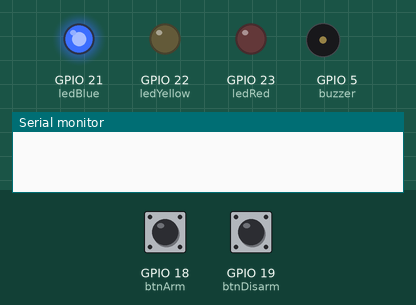
The sketch below on a simulated ESP32. On the bench: output pins drawn as LEDs (lit = HIGH), buzzer (waves = sounding, pin HIGH), the last lines printed to the serial monitor. Inputs (shaded band) come from the test bench; at power-on: GPIO 18 (btnArm) HIGH, GPIO 19 (btnDisarm) HIGH. WiFi joins after 1.5 s; servers stay silent unless stated.

Above: at 1.2 s.
1.3 s: GPIO 18 (btnArm) pulled LOW for 0.15 s
At 1.9 s:
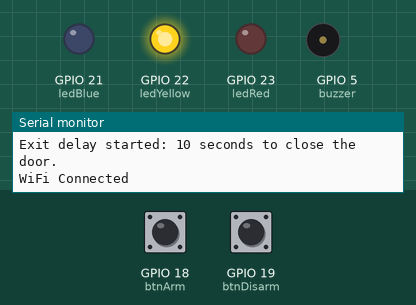
2.9 s: GPIO 19 (btnDisarm) pulled LOW for 0.15 s
At 4.1 s:
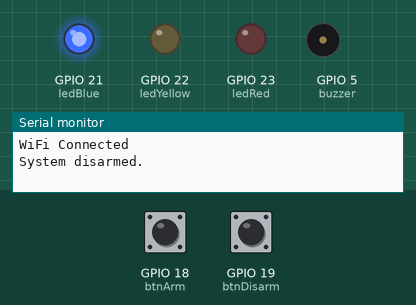
4.5 s: GPIO 18 (btnArm) pulled LOW for 1 s
At 5.5 s:
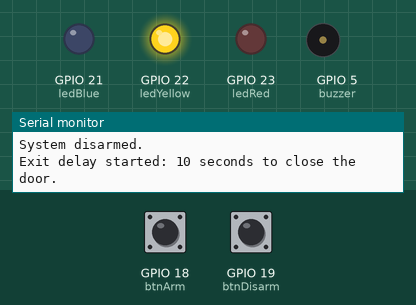
7.0 s: GPIO 19 (btnDisarm) pulled LOW for 1 s
At 7.4 s:
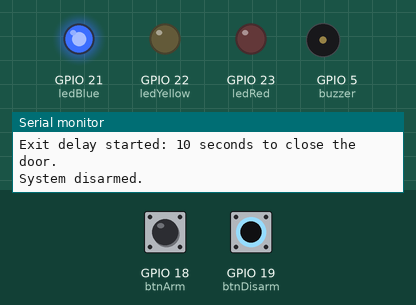
Timing chart, 0 to 10.0 s (numbered marks = the images above; inputs shaded):
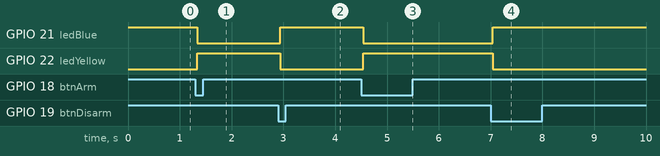

The sketch:

HouseSecurity.ino
```cpp
/*
 * HOUSE SECURITY SYSTEM — ESP32 + Telegram
 * Exit delay is intentionally 10 seconds so the user can close the door and leave.
 * Non-blocking state machine: DISARM works during the exit countdown.
 * Educational prototype; not a certified security system.
 */
#include <WiFi.h>
#include <WiFiClientSecure.h>
#include <UniversalTelegramBot.h>

const char* ssid = "YOUR_WIFI_SSID";
const char* password = "YOUR_WIFI_PASSWORD";
#define CHAT_ID "YOUR_CHAT_ID"
#define BOT_TOKEN "YOUR_BOT_TOKEN"

WiFiClientSecure client;
UniversalTelegramBot bot(BOT_TOKEN, client);

// Existing wiring preserved.
const int ledRed = 23;
const int ledYellow = 22;
const int ledBlue = 21;
const int btnArm = 18;
const int btnDisarm = 19;
const int reed = 4;
const int buzzer = 5;

const unsigned long EXIT_DELAY_MS = 10000UL;
const unsigned long DEBOUNCE_MS = 40UL;
const unsigned long WIFI_RETRY_MS = 10000UL;
const unsigned long TELEGRAM_RETRY_MS = 15000UL;

enum SecurityState { DISARMED, EXIT_DELAY, ARMED, ALARM_ACTIVE };
SecurityState state = DISARMED;
unsigned long exitStartedAt = 0;
unsigned long lastWiFiAttempt = 0;
unsigned long lastTelegramAttempt = 0;
bool alertDelivered = false;
bool wifiWasConnected = false;

// Buttons are active-LOW and configured with INPUT_PULLUP.
struct DebouncedButton {
  int pin;
  bool lastRaw;
  bool stable;
  unsigned long changedAt;
};

DebouncedButton armButton = {btnArm, HIGH, HIGH, 0};
DebouncedButton disarmButton = {btnDisarm, HIGH, HIGH, 0};

// Returns true once per stable press, not on every loop iteration.
bool pressed(DebouncedButton& button, unsigned long now) {
  bool raw = digitalRead(button.pin);
  if (raw != button.lastRaw) {
    button.changedAt = now;
    button.lastRaw = raw;
  }
  if (raw != button.stable && now - button.changedAt >= DEBOUNCE_MS) {
    button.stable = raw;
    return button.stable == LOW;
  }
  return false;
}

void updateOutputs() {
  digitalWrite(ledBlue, state == DISARMED ? HIGH : LOW);
  digitalWrite(ledYellow, state == EXIT_DELAY ? HIGH : LOW);
  digitalWrite(ledRed, (state == ARMED || state == ALARM_ACTIVE) ? HIGH : LOW);
  digitalWrite(buzzer, state == ALARM_ACTIVE ? HIGH : LOW);
}

// Wi-Fi reconnection is initiated periodically without a blocking wait loop.
void maintainWiFi(unsigned long now) {
  bool connected = (WiFi.status() == WL_CONNECTED);
  if (connected != wifiWasConnected) {
    Serial.println(connected ? "WiFi Connected" : "WiFi Disconnected");
    wifiWasConnected = connected;
  }

  if (!connected && now - lastWiFiAttempt >= WIFI_RETRY_MS) {
    lastWiFiAttempt = now;
    WiFi.begin(ssid, password);
  }
}

bool sendTelegram(const String& message) {
  if (WiFi.status() != WL_CONNECTED) return false;
  return bot.sendMessage(CHAT_ID, message, "");
}

void beginExitDelay(unsigned long now) {
  state = EXIT_DELAY;
  exitStartedAt = now;
  alertDelivered = false;
  Serial.println("Exit delay started: 10 seconds to close the door.");
  updateOutputs();
}

void disarmSystem() {
  if (state == DISARMED) return;
  state = DISARMED;
  alertDelivered = false;
  updateOutputs();
  Serial.println("System disarmed.");
  // Best-effort status message; local disarm must not depend on Wi-Fi.
  sendTelegram("🔵 HOUSE SECURITY\n\nSystem Disarmed.");
}

void finishArming() {
  state = ARMED;
  updateOutputs();
  Serial.println("System armed.");
  sendTelegram("🟢 HOUSE SECURITY\n\nSystem Armed Successfully.");
}

void triggerAlarm() {
  state = ALARM_ACTIVE;  // Latched until DISARM, as in the original sketch.
  alertDelivered = false;
  // Allow the first send immediately, even near millis() rollover.
  lastTelegramAttempt = millis() - TELEGRAM_RETRY_MS;
  updateOutputs();
  Serial.println("Door opened: alarm triggered.");
}

void retryAlarmNotification(unsigned long now) {
  if (state != ALARM_ACTIVE || alertDelivered) return;
  if (WiFi.status() != WL_CONNECTED) return;
  if (now - lastTelegramAttempt < TELEGRAM_RETRY_MS) return;
  lastTelegramAttempt = now;
  alertDelivered = sendTelegram(
    "🚨 HOUSE SECURITY ALERT 🚨\n\nDoor Opened!\nIntrusion Detected!"
  );
  Serial.println(alertDelivered ? "Telegram alert sent." : "Telegram alert failed; will retry.");
}

void setup() {
  Serial.begin(115200);
  pinMode(ledRed, OUTPUT);
  pinMode(ledYellow, OUTPUT);
  pinMode(ledBlue, OUTPUT);
  pinMode(btnArm, INPUT_PULLUP);
  pinMode(btnDisarm, INPUT_PULLUP);
  pinMode(reed, INPUT_PULLUP);
  pinMode(buzzer, OUTPUT);

  updateOutputs();

  // TODO: Replace with trusted Telegram root CA certificate for production.
  // setInsecure() does NOT validate the remote TLS certificate.
  client.setInsecure();

  WiFi.mode(WIFI_STA);
  WiFi.begin(ssid, password);
  lastWiFiAttempt = millis();
}

void loop() {
  unsigned long now = millis();

  // Always read both buttons; DISARM takes priority, even during exit delay.
  bool disarmPressed = pressed(disarmButton, now);
  bool armPressed = pressed(armButton, now);

  if (disarmPressed) {
    disarmSystem();
  } else if (armPressed && state == DISARMED) {
    beginExitDelay(now);
  }

  // Intentional 10-second exit grace period, now without delay(10000).
  if (state == EXIT_DELAY && now - exitStartedAt >= EXIT_DELAY_MS) {
    finishArming();
  }

  // Original reed-switch polarity preserved (LOW means triggered).
  if (state == ARMED && digitalRead(reed) == LOW) {
    triggerAlarm();
  }

  maintainWiFi(now);
  retryAlarmNotification(now);
}
```

Measured:
- after the input at 1.3 s, GPIO 21 (ledBlue): HIGH → LOW at once; GPIO 22 (ledYellow): LOW → HIGH at once
- after the input at 2.9 s, GPIO 21 (ledBlue): LOW → HIGH at once; GPIO 22 (ledYellow): HIGH → LOW at once
- after the input at 4.5 s, GPIO 21 (ledBlue): HIGH → LOW at once; GPIO 22 (ledYellow): LOW → HIGH at once
- after the input at 7.0 s, GPIO 21 (ledBlue): LOW → HIGH at once; GPIO 22 (ledYellow): HIGH → LOW at once
